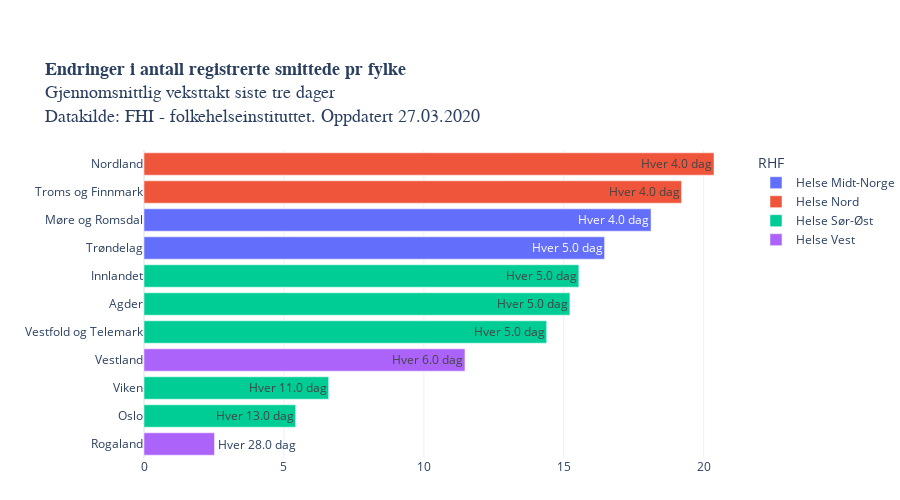

Write notebook code for a chart like this one.
### Code cell
from datetime import datetime

legend = [i for i in vekst["RHF"].unique()]
legend.sort()

fig = px.bar(vekst, 
             x='Vekstrate', y='Fylke', 
             orientation='h',
             category_orders={"RHF": legend},
             height=500,
             title = "<b>Endringer i antall registrerte smittede pr fylke</b><br>Gjennomsnittlig veksttakt siste tre dager<br>Datakilde: FHI - folkehelseinstituttet. Oppdatert " +datetime.today().strftime('%d.%m.%Y'),
             color='RHF',
             text="text",
             hover_name="Fylke",
             hover_data=["Vekstrate"],
             template = "plotly_white", 
             labels = {"Vekstrate": "daglig vekst (%)", "- 1 uke": "Daglig vekst for en uke siden", "text": "Dager før dobling med dagens vekst"},
            )

"""
fig.add_shape(
        # doubling time 2 days
        dict(
            type="line",
            x0=41.42136,
            y0=-0.5,
            x1=41.42136,
            y1=21.5,
            line=dict(
                color="Black",
                width=1
            )))
fig.add_shape(
        # doubling time 1 uke
        dict(
            type="line",
            x0=10.40895,
            y0=-0.5,
            x1=10.40895,
            y1=21.5,
            line=dict(
                color="Black",
                width=1
            )))

"""
fig.layout.coloraxis.showscale = False

fig.update_layout(
    yaxis=dict(
        separatethousands=True,
        categoryorder = 'total ascending',
        title_text="",
        fixedrange=True,
    ), xaxis=dict(fixedrange=True,
                 title_text=""),
    title_font=dict(family="Helvetica", size=18),
        margin=dict(b=150)) #bottom margin

fig.update_layout(autosize=True,
    margin=dict(l=100, r=100, t=150, b=0),
    paper_bgcolor='rgba(0, 0, 0, 0)'
    #plot_bgcolor='rgb(248, 248, 255)'    
                 )

#plotly.offline.plot(fig, filename='COVID_moment_fylke.html')
py.plot(fig, filename='COVID19_vekstmomentum_fylker.html', auto_open=False)
fig.show()

### Figure 1 — Plotly figure (JSON) as saved in the notebook; plotly's stock layout.template omitted (floating-point values rounded to 4 significant figures)
{"data": [{"alignmentgroup": "True", "customdata": [[16.46], [18.12]], "hoverlabel": {"namelength": 0}, "hovertemplate": "<b>%{hovertext}</b><br><br>RHF=Helse Midt-Norge<br>daglig vekst (%)=%{customdata[0]}<br>Fylke=%{y}<br>Dager før dobling med dagens vekst=%{text}", "hovertext": ["Trøndelag", "Møre og Romsdal"], "legendgroup": "Helse Midt-Norge", "marker": {"color": "#636efa"}, "name": "Helse Midt-Norge", "offsetgroup": "Helse Midt-Norge", "orientation": "h", "showlegend": true, "text": ["Hver 5.0 dag", "Hver 4.0 dag"], "textposition": "auto", "type": "bar", "x": [16.46, 18.12], "xaxis": "x", "y": ["Trøndelag", "Møre og Romsdal"], "yaxis": "y"}, {"alignmentgroup": "True", "customdata": [[19.21], [20.37]], "hoverlabel": {"namelength": 0}, "hovertemplate": "<b>%{hovertext}</b><br><br>RHF=Helse Nord<br>daglig vekst (%)=%{customdata[0]}<br>Fylke=%{y}<br>Dager før dobling med dagens vekst=%{text}", "hovertext": ["Troms og Finnmark", "Nordland"], "legendgroup": "Helse Nord", "marker": {"color": "#EF553B"}, "name": "Helse Nord", "offsetgroup": "Helse Nord", "orientation": "h", "showlegend": true, "text": ["Hver 4.0 dag", "Hver 4.0 dag"], "textposition": "auto", "type": "bar", "x": [19.21, 20.37], "xaxis": "x", "y": ["Troms og Finnmark", "Nordland"], "yaxis": "y"}, {"alignmentgroup": "True", "customdata": [[5.42], [6.6], [14.39], [15.22], [15.54]], "hoverlabel": {"namelength": 0}, "hovertemplate": "<b>%{hovertext}</b><br><br>RHF=Helse Sør-Øst<br>daglig vekst (%)=%{customdata[0]}<br>Fylke=%{y}<br>Dager før dobling med dagens vekst=%{text}", "hovertext": ["Oslo", "Viken", "Vestfold og Telemark", "Agder", "Innlandet"], "legendgroup": "Helse Sør-Øst", "marker": {"color": "#00cc96"}, "name": "Helse Sør-Øst", "offsetgroup": "Helse Sør-Øst", "orientation": "h", "showlegend": true, "text": ["Hver 13.0 dag", "Hver 11.0 dag", "Hver 5.0 dag", "Hver 5.0 dag", "Hver 5.0 dag"], "textposition": "auto", "type": "bar", "x": [5.42, 6.6, 14.39, 15.22, 15.54], "xaxis": "x", "y": ["Oslo", "Viken", "Vestfold og Telemark", "Agder", "Innlandet"], "yaxis": "y"}, {"alignmentgroup": "True", "customdata": [[2.52], [11.47]], "hoverlabel": {"namelength": 0}, "hovertemplate": "<b>%{hovertext}</b><br><br>RHF=Helse Vest<br>daglig vekst (%)=%{customdata[0]}<br>Fylke=%{y}<br>Dager før dobling med dagens vekst=%{text}", "hovertext": ["Rogaland", "Vestland"], "legendgroup": "Helse Vest", "marker": {"color": "#ab63fa"}, "name": "Helse Vest", "offsetgroup": "Helse Vest", "orientation": "h", "showlegend": true, "text": ["Hver 28.0 dag", "Hver 6.0 dag"], "textposition": "auto", "type": "bar", "x": [2.52, 11.47], "xaxis": "x", "y": ["Rogaland", "Vestland"], "yaxis": "y"}], "layout": {"autosize": true, "barmode": "relative", "coloraxis": {"showscale": false}, "height": 500, "legend": {"title": {"text": "RHF"}, "tracegroupgap": 0}, "margin": {"b": 0, "l": 100, "r": 100, "t": 150}, "paper_bgcolor": "rgba(0, 0, 0, 0)", "title": {"font": {"family": "Helvetica", "size": 18}, "text": "<b>Endringer i antall registrerte smittede pr fylke</b><br>Gjennomsnittlig veksttakt siste tre dager<br>Datakilde: FHI - folkehelseinstituttet. Oppdatert 27.03.2020"}, "xaxis": {"anchor": "y", "domain": [0, 1], "fixedrange": true, "title": {"text": ""}}, "yaxis": {"anchor": "x", "categoryorder": "total ascending", "domain": [0, 1], "fixedrange": true, "separatethousands": true, "title": {"text": ""}}}}
